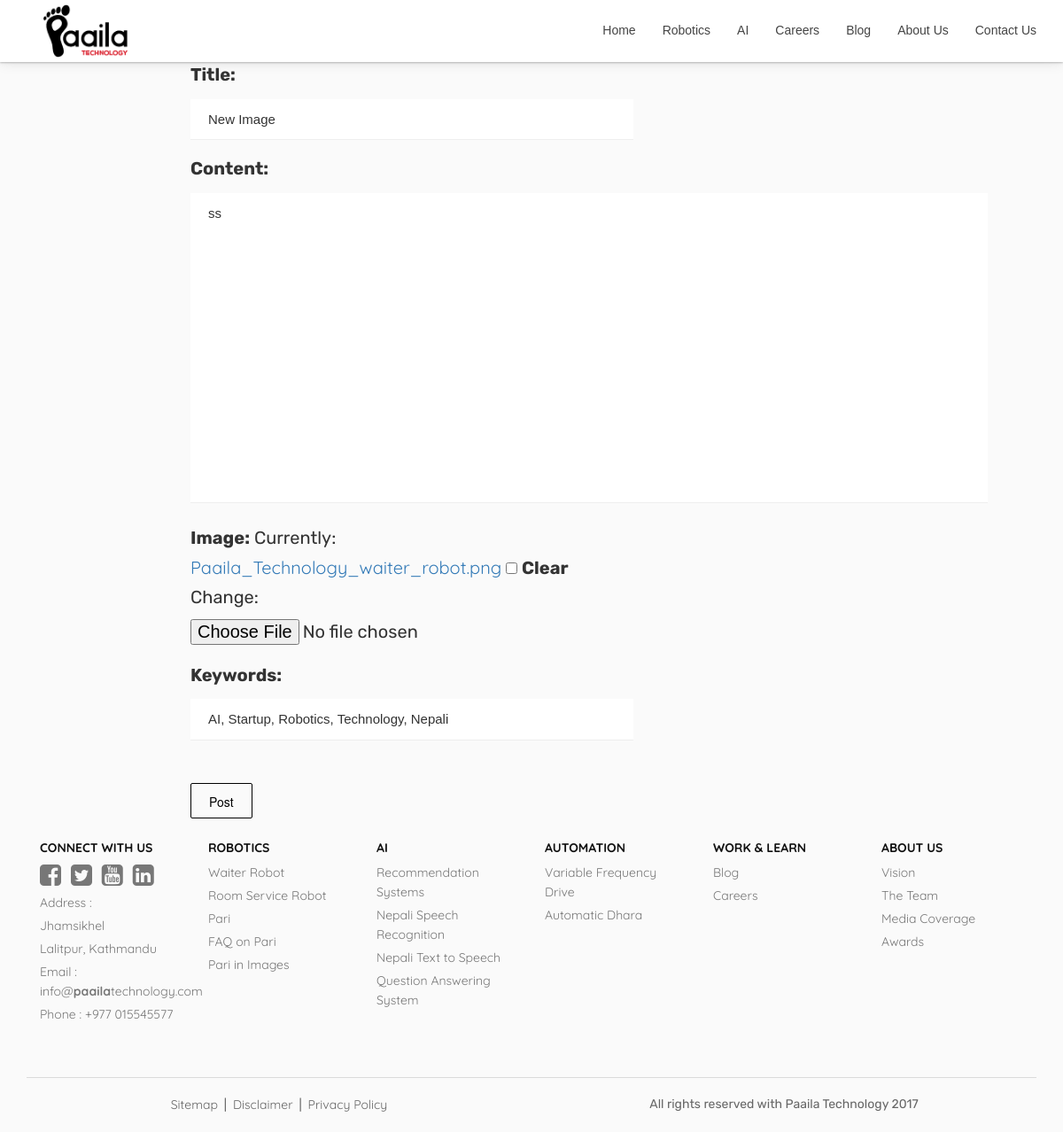
The page /blog/9/edit/ on the database its author committed.
### blog/models.py (models this page shows, shortened)
class Post(models.Model):
    user = models.ForeignKey(settings.AUTH_USER_MODEL, default=1, on_delete=models.CASCADE, )
    title = models.CharField(max_length=120)
    image = models.FileField(null=True, blank=True)
    content = models.TextField()
    keywords = models.CharField(max_length=120, null=True, default='AI, Startup, Robotics, Technology, Nepali')
    updated = models.DateTimeField(auto_now=True, auto_now_add=False)
    published_Date = models.DateTimeField(auto_now=False, auto_now_add=True)
    class Meta:
        ordering = ["-id", "-published_Date", "-updated"]

### blog/views.py (the view)
# urls.py: url(r'^(?P<id>\d+)/edit/$', views.update, name='update'),
def update(request, id=None):
    instance = get_object_or_404(Post, id=id)
    form = PostForm(request.POST or None, request.FILES or None, instance=instance)
    if form.is_valid():
        instance = form.save(commit=False)
        instance.save()
        messages.success(request, "Edited")
        return HttpResponseRedirect(instance.get_absolute_url())
    context = {
        "title": instance.title,
        "instance": instance,
        "form": form
    }
    return render(request, 'add.html', context)

### blog/forms.py
class PostForm(forms.ModelForm):
    class Meta:
        model = Post
        fields = [
            "title",
            "content",
            "image",
            "keywords",
        ]

### blog/templates/add.html (shortened to what this page needs)
{% extends "base/base.html" %}
{% load staticfiles %}
{% block content %}
    <div  style="margin-top: 70px;" class="col-md-8 col-md-offset-2">
        <form method='POST' action='' enctype="multipart/form-data">
            {{ form.as_p }}
            <input type='submit' value='Post' class="post"/>
        </form>
    </div>
{% endblock %}

### base/static/base/css/style.css (style rules this page uses)
a { font-family: 'Nunito', sans-serif; font-family: 'Quicksand', sans-serif; }
p { font-family: 'Rubik', sans-serif; font-size: 20px; }

### base/static/base/css/form.css (style rules this page uses)
form { max-width: 500px; }
textarea, input[type=text], input[type=tel], input[type=textarea],input[type=email], select { width: 100%; padding: 12px 20px; margin: 8px 0; display: inline-block; border-width: 0 0 1px 0; border-color: #EEE; border-style: solid; border-radius: 0px; box-sizing: border-box; resize: none; font-family: 'Proza Libre', sans-serif; font-size: 15px; }
input[type=file] { height: auto; padding: 10px 0; }
textarea { height: 150px; }
input[type=submit] { height: 40px; width: auto; padding: 10px 20px; color: black; background: inherit; margin: 30px auto 20px auto; border: 1px solid black; border-radius: 2px; }

### rows shown on the page
Post: title "New Image", content "ss", keywords "AI, Startup, Robotics, Technology, Nepali"
